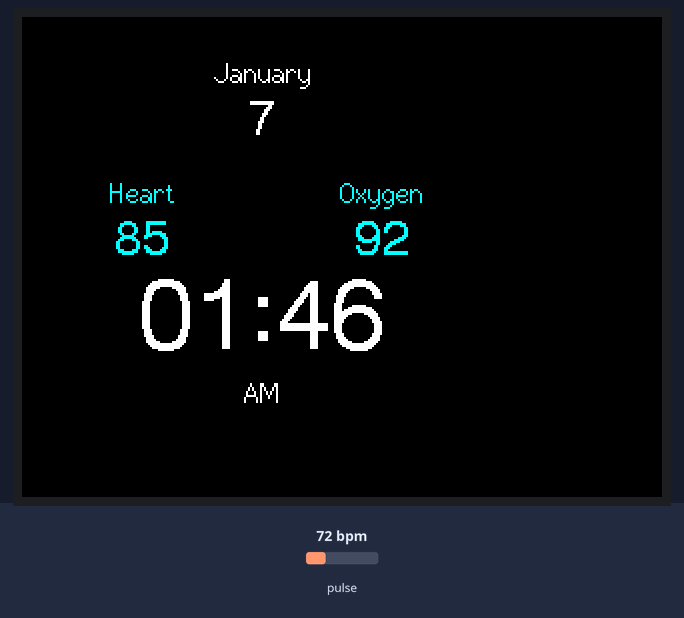
This sketch was run on a simulated ESP32. Shown: 320×240 colour display. The inputs (shaded band) are chosen by the test bench; at power-on: pulse 72 bpm. WiFi joins after 1.5 s; servers stay silent unless stated; what the sketch prints to the serial monitor is not drawn.

Above: at 3.9 s.
4.0 s: pulse set to 42 bpm
At 6.7 s:
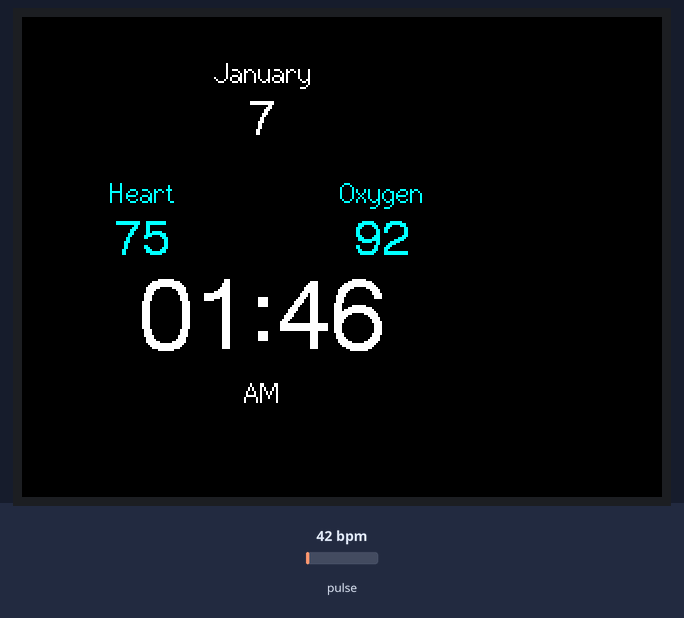
6.8 s: pulse set to 130 bpm
At 9.6 s:
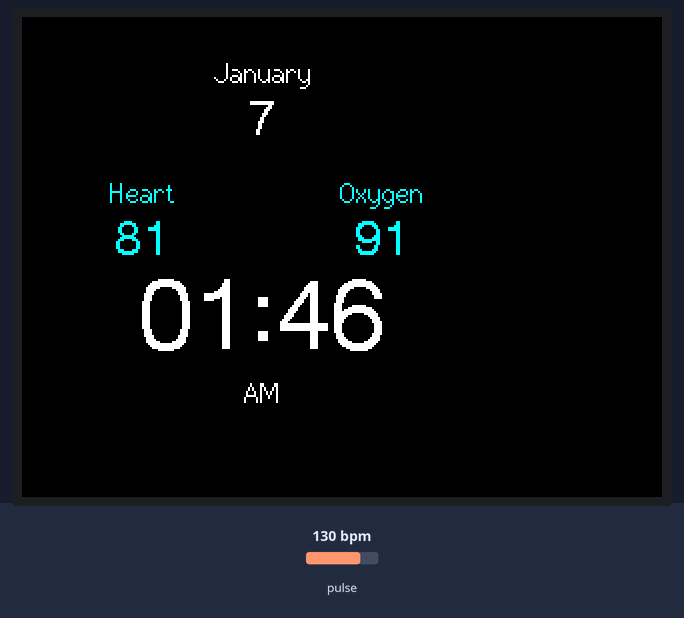
9.8 s: pulse set to 100 bpm
At 18.55 s:
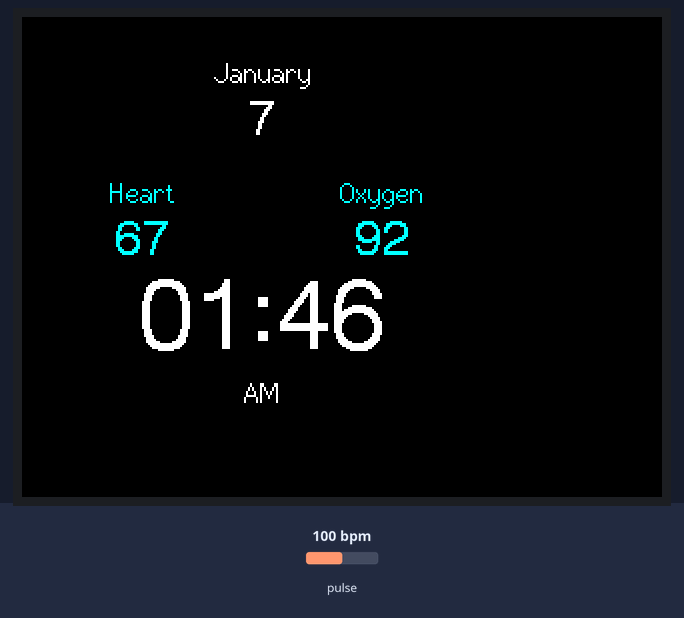
Timing chart, 0 to 18.8 s (numbered marks = the images above; inputs shaded):
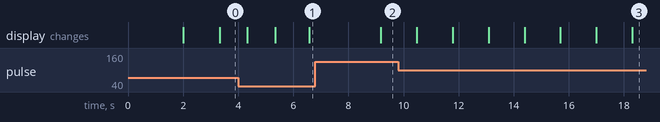

The sketch:

bay.ino
```cpp
#include <Arduino.h>
#include <Firebase_ESP_Client.h>
#include <Wire.h>
#include "MAX30105.h"  // SparkFun MAX3010x library
#include <WiFi.h>
#include <TFT_eSPI.h>

// Firebase and Wi-Fi configuration
#define API_KEY "AIzaSyD4KuuoGMia_8x8UCwLpfbZtsGVk_cSzD0"
#define DATABASE_URL "https://signup-login-e989d-default-rtdb.firebaseio.com/"
#define WIFI_SSID "OPPO A5 2020"
#define WIFI_PASSWORD "jomelyn14"

FirebaseData fbdo;
FirebaseConfig config;
FirebaseAuth auth;

MAX30105 particleSensor;
TFT_eSPI tft = TFT_eSPI();

unsigned long sendDataPrevMillis = 0;
float heartRate = 0.0, spO2 = 0.0;
uint32_t targetTime = 0; // For 1-second timeout
uint8_t hh = 1, mm = 46, ss = 0;

// Signal filtering buffers
#define FILTER_SIZE 5
float irBuffer[FILTER_SIZE] = {0};
float redBuffer[FILTER_SIZE] = {0};
int filterIndex = 0;

// Helper functions for filtering
void addToFilter(float* buffer, float value) {
    buffer[filterIndex % FILTER_SIZE] = value;
    filterIndex++;
}

float getFilteredValue(float* buffer) {
    float sum = 0;
    for (int i = 0; i < FILTER_SIZE; i++) {
        sum += buffer[i];
    }
    return sum / FILTER_SIZE;
}

void setup() {
    Serial.begin(115200);
    Wire.begin(6, 7);

    // WiFi connection
    Serial.print("Connecting to WiFi");
    WiFi.begin(WIFI_SSID, WIFI_PASSWORD);
    while (WiFi.status() != WL_CONNECTED) {
        Serial.print(".");
        delay(1000);
    }
    Serial.println("\nConnected to WiFi");

    // Firebase setup
    config.api_key = API_KEY;
    auth.user.email = "cedrickabad31@gmail.com";
    auth.user.password = "cedrick301";
    config.database_url = DATABASE_URL;
    Firebase.begin(&config, &auth);

    // Test Firebase connection
    if (!Firebase.ready()) {
        Serial.println("Firebase initialization failed!");
        while (1); // Halt execution
    } else {
        Serial.println("Firebase initialized successfully.");
    }

    // TFT setup
    tft.init();
    tft.setRotation(1);
    tft.fillScreen(TFT_BLACK);

    // MAX30105 setup
    if (!particleSensor.begin(Wire, I2C_SPEED_STANDARD)) {
        Serial.println("Failed to initialize MAX30105 sensor!");
        while (1);
    } else {
        Serial.println("MAX30105 initialized.");
        particleSensor.setup();
        particleSensor.setPulseAmplitudeRed(0x1F);  // Red LED
        particleSensor.setPulseAmplitudeIR(0x1F);   // IR LED
        particleSensor.setPulseAmplitudeGreen(0);   // Green LED (off)
    }

    targetTime = millis() + 1000;
}

// Helper function for centering text
void centerText(const char* text, int y) {
    int16_t x1, y1;
    uint16_t textWidth = tft.textWidth(text);
    int x = (tft.width() - textWidth) / 2;
    tft.setCursor(x, y);
    tft.print(text);
}

// Update display with new format
void updateDisplay() {
    tft.fillScreen(TFT_BLACK);

    // Display Date
    tft.setTextColor(TFT_WHITE, TFT_BLACK);
    tft.drawCentreString("January", 120, 20, 2); // Month
    tft.drawCentreString("7", 120, 40, 4); // Date

    // Display Heart Rate
    tft.setTextColor(TFT_CYAN, TFT_BLACK);
    tft.drawCentreString("Heart", 60, 80, 2);
    tft.drawCentreString(String((int)heartRate), 60, 100, 4); // Heart rate value

    // Display Oxygen Level
    tft.drawCentreString("Oxygen", 180, 80, 2);
    tft.drawCentreString(String((int)spO2), 180, 100, 4); // Oxygen value

    // Display Clock (HH:MM)
    tft.setTextColor(TFT_WHITE, TFT_BLACK);
    String timeStr = (hh < 10 ? "0" : "") + String(hh) + ":" + (mm < 10 ? "0" : "") + String(mm);
    tft.drawCentreString(timeStr, 120, 130, 6);

    // Display AM/PM
    tft.drawCentreString(hh < 12 ? "AM" : "PM", 120, 180, 2);
}

void loop() {
    if (particleSensor.check()) {
        uint32_t ir = particleSensor.getIR();
        uint32_t red = particleSensor.getRed();

        // Apply filtering
        addToFilter(irBuffer, ir);
        addToFilter(redBuffer, red);

        float filteredIR = getFilteredValue(irBuffer);
        float filteredRed = getFilteredValue(redBuffer);

        // Check for human presence
        if (filteredIR < 12000 || filteredRed < 9000) {
            spO2 = 0.0;
            heartRate = 0.0;
            tft.fillScreen(TFT_BLACK);

            tft.setTextDatum(MC_DATUM);  // Center alignment
            tft.drawString("No Wrist Detected", tft.width() / 2, tft.height() / 2);
            return;
        }

        // Calculate SpO2
        float R = (float)filteredRed / (float)filteredIR;
        spO2 = 110.0 - (20.0 * R);
        if (spO2 > 100.0) spO2 = 100.0;
        if (spO2 < 0.0) spO2 = 0.0;
        heartRate = 63 + ((static_cast<int>(filteredIR) % 13) * 2);

        // Update display every second
        if (millis() > targetTime) {
            targetTime = millis() + 1000;
            ss++;
            if (ss == 60) { ss = 0; mm++; }
            if (mm == 60) { mm = 0; hh++; }
            if (hh == 24) { hh = 0; }

            updateDisplay(); // Refresh the screen
        }

        // Firebase upload with error handling
        if (millis() - sendDataPrevMillis > 1000) {
            if (Firebase.RTDB.setFloat(&fbdo, "/sensorReading/heartRate", heartRate)) {
                Serial.println("Heart rate uploaded successfully.");
            } else {
                Serial.print("Failed to upload heart rate: ");
                Serial.println(fbdo.errorReason());
            }

            if (Firebase.RTDB.setFloat(&fbdo, "/sensorReading/oximeter", spO2)) {
                Serial.println("SpO2 uploaded successfully.");
            } else {
                Serial.print("Failed to upload SpO2: ");
                Serial.println(fbdo.errorReason());
            }

            sendDataPrevMillis = millis();
        }
    }
}
```
